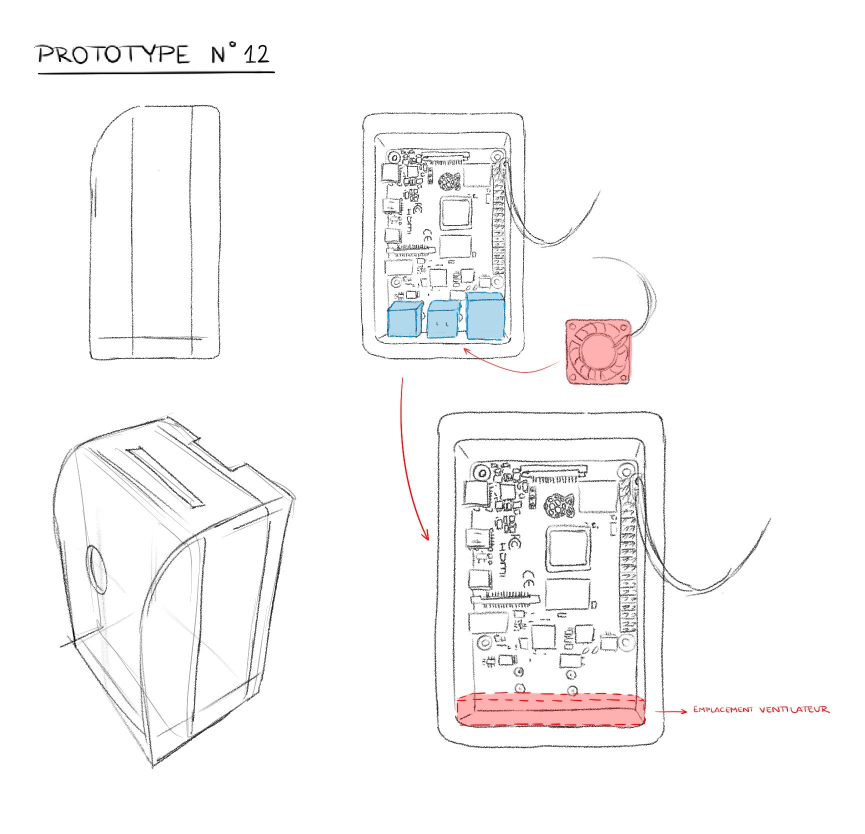
#> input picture livrables/prototype.jpg, 1729 x 1668 px, given in place of the camera (shown at 1/2 size)
$ python detection_utils.py
#> lines starting #> are read from the running program, lines starting #| are printed output that depends on the picture; after the words box and inside, x2 and y2 are one past the last pixel; in counts of white or black regions, pixels touching at a corner belong together
### utils/Camera.py
import cv2

class Camera:
    def __init__(self, camera_index=0):
        self.cap = cv2.VideoCapture(camera_index)
        if not self.cap.isOpened():
            raise Exception(f"Impossible d'ouvrir la caméra avec l'index {camera_index}")

    def get_frame(self):
        ret, frame = self.cap.read()
#> frame is the input picture: shape (1668, 1729, 3); mean B, G, R 247.6, 247.4, 248.4
        if not ret:
            raise Exception("Erreur : Impossible de capturer une image depuis la webcam")
        return frame

    def release(self):
        """Libère la caméra."""
        self.cap.release()
        cv2.destroyAllWindows()

### utils/Detection/Contours.py
import cv2

class Contours:
    def __init__(self, frame):
        if frame is None or not hasattr(frame, 'shape'):
            raise ValueError("Invalid frame passed to Contours. Frame cannot be None.")

        # Vérifiez si l'image est déjà en niveaux de gris
        if len(frame.shape) == 2:
            self.gray = frame
        else:
            self.gray = cv2.cvtColor(frame, cv2.COLOR_BGR2GRAY)

        self.blurred = cv2.GaussianBlur(self.gray, (5, 5), 0)  # Floutage
        self.edges = cv2.Canny(self.blurred, 30, 100)  # Ajuster les seuils pour Canny

    def draw_contours(self, frame):
        contours, _ = cv2.findContours(self.edges, cv2.RETR_TREE, cv2.CHAIN_APPROX_SIMPLE)
        for contour in contours:
            if cv2.contourArea(contour) < 1000:  # Réduire le seuil pour inclure plus de contours
                continue

            # Dessiner les contours et rectangles sur l'image
            cv2.drawContours(frame, [contour], -1, (0, 255, 0), 2)
            x, y, w, h = cv2.boundingRect(contour)
            cv2.rectangle(frame, (x, y), (x + w, y + h), (0, 0, 255), 2)

        return frame

### utils/Detection/UpdateFrame.py
import cv2
from .Contours import Contours

class UpdateFrame:
    def __init__(self, prev_frame=None):
        self.prev_frame = prev_frame

    # [10 lines left out: function update_frame, not called in this run]

### utils/Detection/Detections.py
import cv2
from collections import deque

from .Contours import Contours

class Detections:
    def __init__(self, prev_frame=None, buffer_size=5, min_detections=5):
        self.prev_frame = prev_frame
        self.fall_buffer = deque(maxlen=buffer_size)  # Buffer circulaire
        self.min_detections = min_detections  # Nombre minimum de détections pour confirmer une chute


    def movement_detections(self, frame, prev_frame, threshold=50, min_motion_pixels=2000):
    # Vérifier si prev_frame est valide
        if prev_frame is None:
            print("Aucune frame précédente disponible.")
            self.prev_frame = frame  # Initialiser la frame précédente
            return False

        # Obtenir les niveaux de gris pour la frame actuelle et précédente
        prev_gray = Contours(self.prev_frame).gray
        current_gray = Contours(frame).gray

        # Assurez-vous que les deux images ont la même taille
        if prev_gray.shape != current_gray.shape:
            current_gray = cv2.resize(current_gray, (prev_gray.shape[1], prev_gray.shape[0]))

        # Calculer la différence entre les frames
        diff = cv2.absdiff(prev_gray, current_gray).astype("uint8")  # Forcer le type correct
        _, thresh = cv2.threshold(diff, threshold, 255, cv2.THRESH_BINARY)

        # Afficher la différence et le seuil
        # cv2.imshow("Différence entre frames", diff)
        # cv2.imshow("Seuil pour détection de mouvement", thresh)

        # Compter les pixels en mouvement
        motion_pixels = cv2.countNonZero(thresh)
        # if motion_pixels > min_motion_pixels:
        #     print(f"Pixels en mouvement : {motion_pixels}")

        # Mettre à jour la frame précédente
        self.prev_frame = frame

        # Retourner True si un mouvement significatif est détecté
        return motion_pixels > min_motion_pixels

    # [52 lines left out: function detect_fall, not called in this run]

### utils/detection_utils.py
import cv2
from Camera import Camera
from Detection.UpdateFrame import UpdateFrame
from Detection.Contours import Contours
from Detection.Detections import Detections

# Initialiser la caméra
cam = Camera()

# Initialiser les classes de détection et de gestion de frames
motion_detector = Detections()
frame_updater = UpdateFrame()

try:
    prev_frame = None  # Frame précédente pour la détection de mouvements
    fall_counter = 0

    while True:
        # Obtenir une frame depuis la caméra
        frame = cam.get_frame()

        # Vérifier la détection de mouvement
        movement_detected = motion_detector.movement_detections(frame, prev_frame)
#> movement_detected = False

        # Détecter une chute si un mouvement est détecté
        fall_detected = False
        if movement_detected:
            fall_detected = motion_detector.detect_fall(frame, prev_frame)

        if fall_detected:
            fall_counter += 1
            print(f"Chute détectée : {fall_counter}")

        # Dessiner les contours sur l'image actuelle
        instance_contours = Contours(frame)  # Créez une instance pour traiter la frame actuelle
#> in __init__, `self.gray = cv2.cvtColor(frame, cv2.COLOR_BGR2GRAY)`:
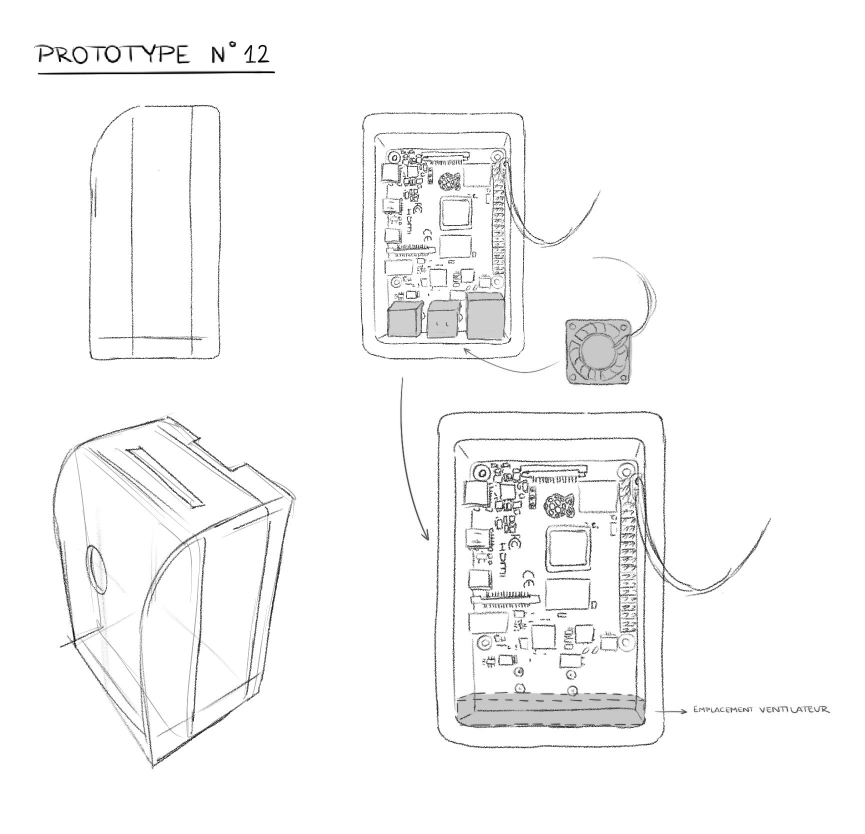
#> self.gray: shape (1668, 1729) (shown at 1/2 size); min 0, max 255, mean 247.7
#> in __init__, `self.edges = cv2.Canny(self.blurred, 30, 100)`:
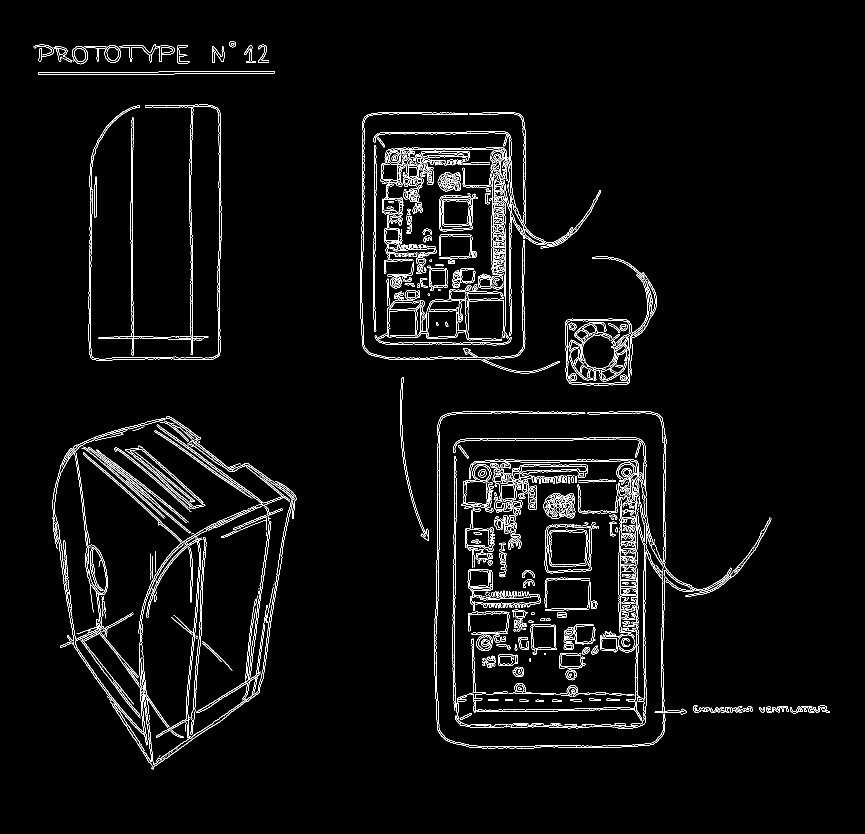
#> self.edges: shape (1668, 1729) (shown at 1/2 size); 3.4% white in thin lines or dots, all inside (x1, y1, x2, y2) = (67, 82, 1660, 1539)
        frame_with_contours = instance_contours.draw_contours(frame)
#> in draw_contours, `contours, _ = cv2.findContours(self.edges, cv2.RETR_TREE, cv2.CHAIN_AP..`: contours = 1616 contours, 921 with area under 20; largest, box (x1, y1, x2, y2) and area: (122, 1089, 296, 1491) 12067, (150, 1261, 289, 1468) 10524, (177, 209, 443, 722) 7103, (756, 570, 1010, 682) 4801, (747, 262, 1048, 494) 4716
#> the loop in draw_contours, `for contour in contours:` made 1616 passes
#> contour on passes 1, 3, 4: [[317, 1523]], [[325, 1516], [326, 1517], [326, 1516]], [[330, 1513], [329, 1514], [329, 1515], [329, 1514]]
#> after the loop in draw_contours, `for contour in contours:`:
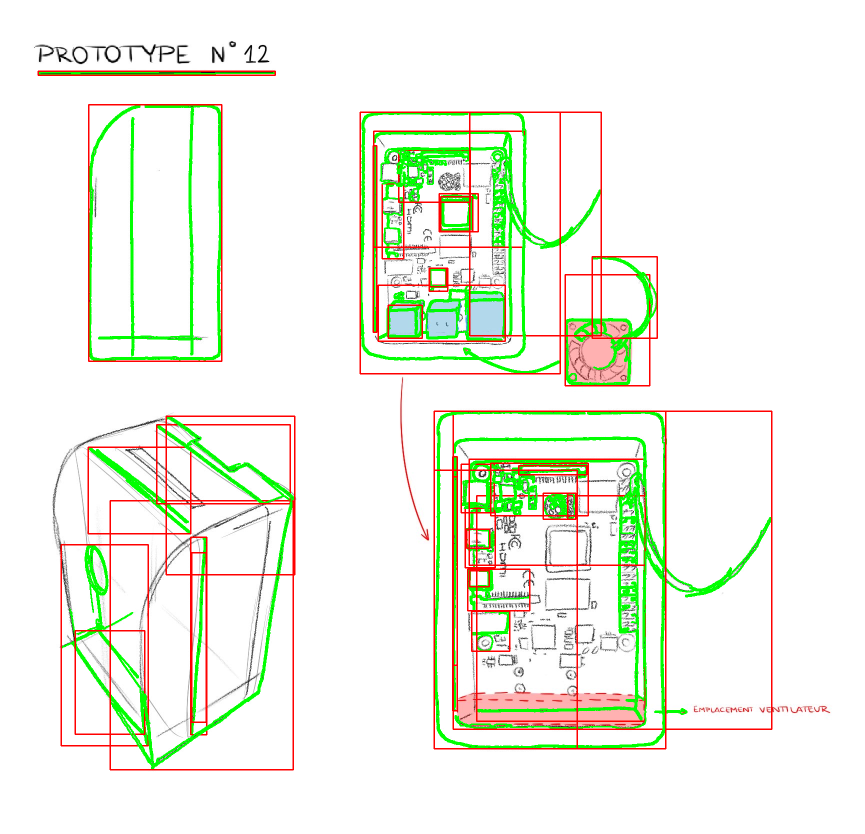
#> frame: shape (1668, 1729, 3) (shown at 1/2 size); 7.71% of pixels changed, all inside (x1, y1, x2, y2) = (75, 141, 1545, 1541)

        # Afficher la vidéo originale avec contours
        cv2.imshow("Vidéo avec contours et mouvement détecté", frame_with_contours)

        # Mettre à jour la frame précédente
        prev_frame = frame

        # Quitter avec 'q'
        if cv2.waitKey(1) & 0xFF == ord('q'):
#> (key q is pressed here)
            break
finally:
    # Libérer les ressources
    cam.release()
    cv2.destroyAllWindows()
